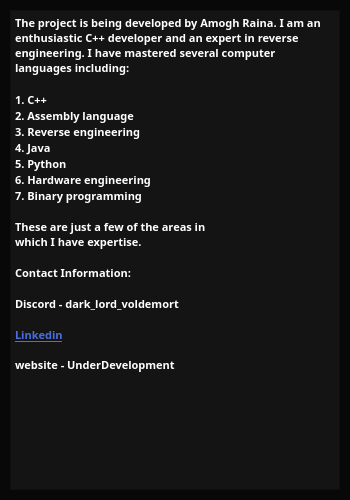
<?xml version="1.0" encoding="UTF-8"?>
<ui version="4.0">
 <class>Dialog</class>
 <widget class="QDialog" name="Dialog">
  <property name="geometry">
   <rect>
    <x>0</x>
    <y>0</y>
    <width>350</width>
    <height>500</height>
   </rect>
  </property>
  <property name="windowTitle">
   <string>Dialog</string>
  </property>
  <property name="styleSheet">
   <string notr="true">background-color: rgb(8, 8, 8);</string>
  </property>
  <widget class="QTextBrowser" name="textBrowser">
   <property name="geometry">
    <rect>
     <x>10</x>
     <y>10</y>
     <width>330</width>
     <height>480</height>
    </rect>
   </property>
   <property name="font">
    <font>
     <family>Unispace</family>
     <pointsize>7</pointsize>
     <bold>true</bold>
    </font>
   </property>
   <property name="styleSheet">
    <string notr="true">background-color: rgb(20, 20, 20);</string>
   </property>
   <property name="html">
    <string>&lt;!DOCTYPE HTML PUBLIC &quot;-//W3C//DTD HTML 4.0//EN&quot; &quot;http://www.w3.org/TR/REC-html40/strict.dtd&quot;&gt;
&lt;html&gt;&lt;head&gt;&lt;meta name=&quot;qrichtext&quot; content=&quot;1&quot; /&gt;&lt;meta charset=&quot;utf-8&quot; /&gt;&lt;style type=&quot;text/css&quot;&gt;
p, li { white-space: pre-wrap; }
hr { height: 1px; border-width: 0; }
li.unchecked::marker { content: &quot;\2610&quot;; }
li.checked::marker { content: &quot;\2612&quot;; }
&lt;/style&gt;&lt;/head&gt;&lt;body style=&quot; font-family:'Unispace'; font-size:7pt; font-weight:700; font-style:normal;&quot;&gt;
&lt;p style=&quot; margin-top:0px; margin-bottom:0px; margin-left:0px; margin-right:0px; -qt-block-indent:0; text-indent:0px;&quot;&gt;&lt;span style=&quot; font-size:8pt; color:#ffffff; background-color:transparent;&quot;&gt;The project is being developed by Amogh Raina. I am an enthusiastic C++ developer and an expert in reverse engineering. I have mastered several computer languages including:&lt;/span&gt;&lt;/p&gt;
&lt;p style=&quot;-qt-paragraph-type:empty; margin-top:0px; margin-bottom:0px; margin-left:0px; margin-right:0px; -qt-block-indent:0; text-indent:0px; font-size:8pt; color:#ffffff;&quot;&gt;&lt;br /&gt;&lt;/p&gt;
&lt;p style=&quot; margin-top:0px; margin-bottom:0px; margin-left:0px; margin-right:0px; -qt-block-indent:0; text-indent:0px;&quot;&gt;&lt;span style=&quot; font-size:8pt; color:#ffffff; background-color:transparent;&quot;&gt;1. C++&lt;/span&gt;&lt;/p&gt;
&lt;p style=&quot; margin-top:0px; margin-bottom:0px; margin-left:0px; margin-right:0px; -qt-block-indent:0; text-indent:0px;&quot;&gt;&lt;span style=&quot; font-size:8pt; color:#ffffff; background-color:transparent;&quot;&gt;2. Assembly language&lt;/span&gt;&lt;/p&gt;
&lt;p style=&quot; margin-top:0px; margin-bottom:0px; margin-left:0px; margin-right:0px; -qt-block-indent:0; text-indent:0px;&quot;&gt;&lt;span style=&quot; font-size:8pt; color:#ffffff; background-color:transparent;&quot;&gt;3. Reverse engineering&lt;/span&gt;&lt;/p&gt;
&lt;p style=&quot; margin-top:0px; margin-bottom:0px; margin-left:0px; margin-right:0px; -qt-block-indent:0; text-indent:0px;&quot;&gt;&lt;span style=&quot; font-size:8pt; color:#ffffff; background-color:transparent;&quot;&gt;4. Java&lt;/span&gt;&lt;/p&gt;
&lt;p style=&quot; margin-top:0px; margin-bottom:0px; margin-left:0px; margin-right:0px; -qt-block-indent:0; text-indent:0px;&quot;&gt;&lt;span style=&quot; font-size:8pt; color:#ffffff; background-color:transparent;&quot;&gt;5. Python&lt;/span&gt;&lt;/p&gt;
&lt;p style=&quot; margin-top:0px; margin-bottom:0px; margin-left:0px; margin-right:0px; -qt-block-indent:0; text-indent:0px;&quot;&gt;&lt;span style=&quot; font-size:8pt; color:#ffffff; background-color:transparent;&quot;&gt;6. Hardware engineering&lt;/span&gt;&lt;/p&gt;
&lt;p style=&quot; margin-top:0px; margin-bottom:0px; margin-left:0px; margin-right:0px; -qt-block-indent:0; text-indent:0px;&quot;&gt;&lt;span style=&quot; font-size:8pt; color:#ffffff; background-color:transparent;&quot;&gt;7. Binary programming&lt;/span&gt;&lt;/p&gt;
&lt;p style=&quot; margin-top:0px; margin-bottom:0px; margin-left:0px; margin-right:0px; -qt-block-indent:0; text-indent:0px; background-color:transparent;&quot;&gt;&lt;span style=&quot; font-size:8pt; color:#ffffff; background-color:transparent;&quot;&gt;&lt;br /&gt;These are just a few of the areas in&lt;br /&gt;which I have expertise.&lt;/span&gt;&lt;/p&gt;
&lt;p style=&quot; margin-top:0px; margin-bottom:0px; margin-left:0px; margin-right:0px; -qt-block-indent:0; text-indent:0px; background-color:transparent;&quot;&gt;&lt;span style=&quot; font-size:8pt; color:#ffffff; background-color:transparent;&quot;&gt;&lt;br /&gt;Contact Information:&lt;/span&gt;&lt;/p&gt;
&lt;p style=&quot; margin-top:0px; margin-bottom:0px; margin-left:0px; margin-right:0px; -qt-block-indent:0; text-indent:0px; background-color:transparent;&quot;&gt;&lt;span style=&quot; font-size:8pt; color:#ffffff; background-color:transparent;&quot;&gt;&lt;br /&gt;Discord - dark_lord_voldemort&lt;/span&gt;&lt;/p&gt;
&lt;p style=&quot; margin-top:0px; margin-bottom:0px; margin-left:0px; margin-right:0px; -qt-block-indent:0; text-indent:0px; background-color:transparent;&quot;&gt;&lt;a href=&quot;https://www.linkedin.com/in/amogh-raina-3835472ab/&quot;&gt;&lt;span style=&quot; font-size:8pt; text-decoration: underline; color:#4a6ee0; background-color:transparent;&quot;&gt;&lt;br /&gt;Linkedin&lt;br /&gt;&lt;br /&gt;&lt;/span&gt;&lt;/a&gt;&lt;span style=&quot; font-size:8pt; color:#ffffff; background-color:transparent;&quot;&gt;website - UnderDevelopment&lt;/span&gt;&lt;/p&gt;
&lt;p style=&quot;-qt-paragraph-type:empty; margin-top:0px; margin-bottom:0px; margin-left:0px; margin-right:0px; -qt-block-indent:0; text-indent:0px; font-size:8pt; background-color:transparent;&quot;&gt;&lt;br /&gt;&lt;/p&gt;&lt;/body&gt;&lt;/html&gt;</string>
   </property>
  </widget>
 </widget>
 <resources/>
 <connections/>
</ui>
